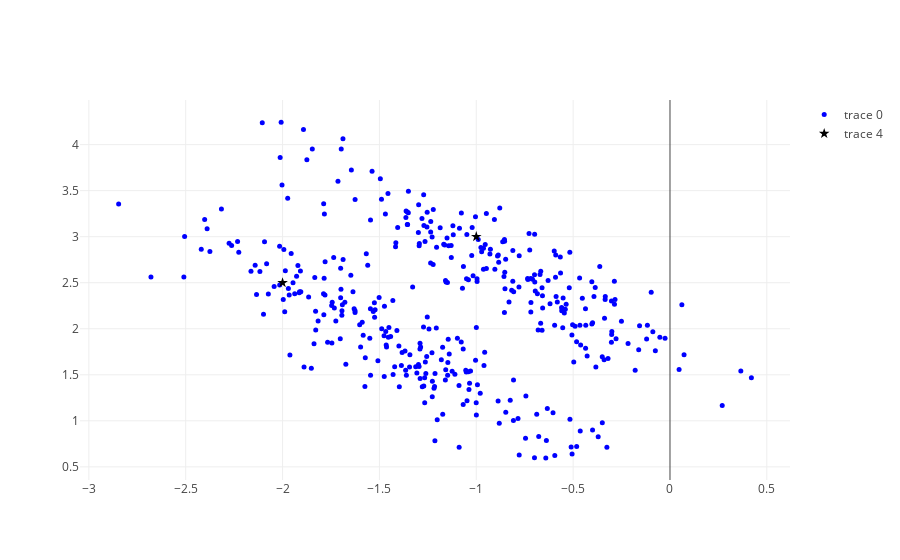
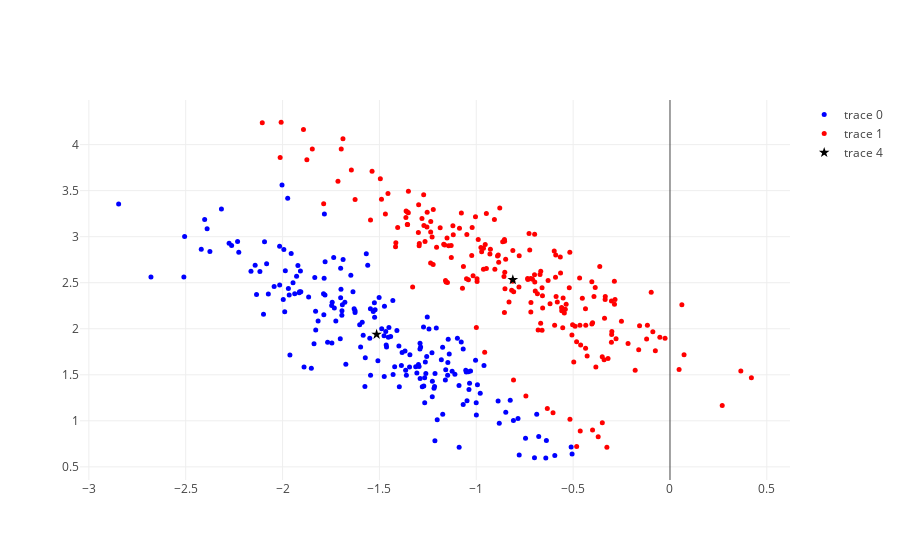
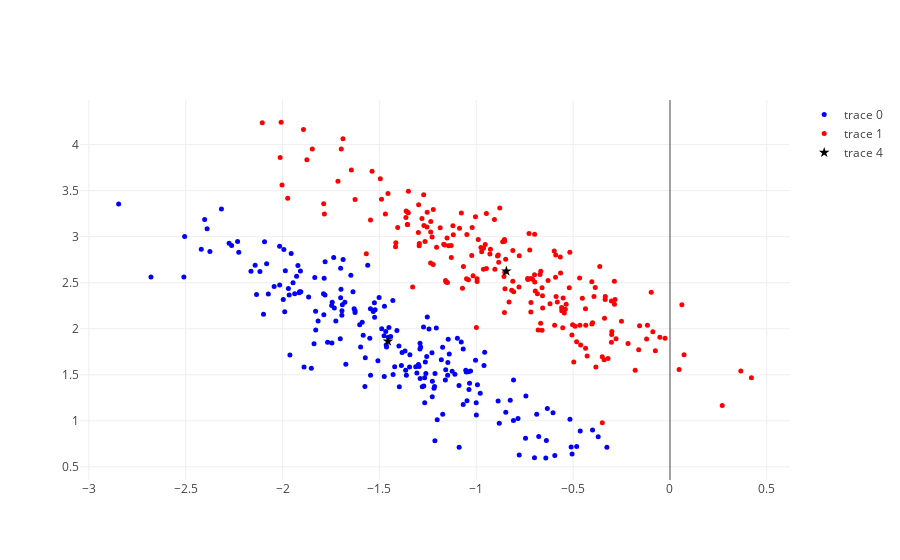
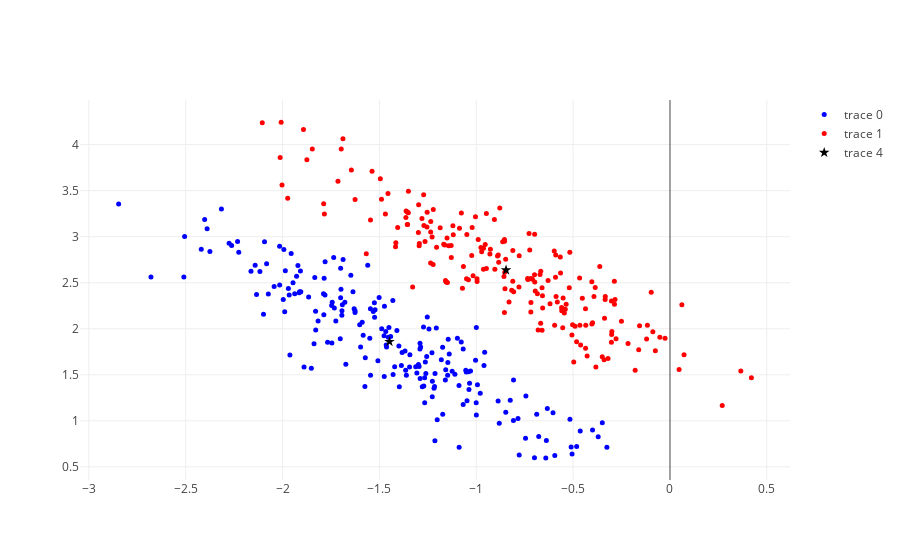

Source (notebook cell) for these figures, in order:
### Code cell
n_iter = 20
n = 400
c = np.zeros((n,1))
d = np.zeros((k,1))

for m in range(n_iter):
    A = np.where(c==0)
    B = np.where(c==1)
    scatter = go.Scatter(
    x = X[A[0],0],
    y = X[A[0],1],
    mode='markers',
    marker=dict(
            size=5,
            symbol='circle',
            color='blue',
            opacity=1
        )
    )
    scatter1 = go.Scatter(
        x = X[B[0],0],
        y = X[B[0],1],
        mode='markers',
        marker=dict(
            size=5,
            symbol='circle',
            color='red',
            opacity=1
        )
    )

    
    scatter4 = go.Scatter(
        x = centers[:,0],
        y = centers[:,1],
        mode='markers',
        marker=dict(
            size=8,
            symbol='star',
            color='black',
            opacity=1
        )
    )
    # Above code is for scatter plot of every iteration.

    data = [scatter,scatter1,scatter2,scatter3,scatter4]
    iplot(data, filename='fig0')
    # Assign clusters
    for i in range(n):
        d[0] = (X[i,:] - centers[0,:])@Sigma1@(X[i,:] - centers[0,:]).T
        d[1] = (X[i,:] - centers[1,:])@Sigma2@(X[i,:] - centers[1,:]).T
        c[i] = np.argmin(d)
    data = []
    
    # Compute Means and ellipsoids
    A = np.where(c==0)
    centers[0,:] = np.mean(X[A[0],:],0)
    Sigma1 = np.linalg.pinv(np.cov(X[A[0],:].T))
    A = np.where(c==1)
    centers[1,:] = np.mean(X[A[0],:],0)
    Sigma2 = np.linalg.pinv(np.cov(X[A[0],:].T))

### Figure 1 — Plotly figure (JSON) as saved in the notebook; plotly's stock layout.template omitted (floating-point values rounded to 4 significant figures; data arrays with more than 128 entries replaced by an {"elided": "..."} marker saying what was removed)
{"data": [{"marker": {"color": "blue", "opacity": 1, "size": 5, "symbol": "circle"}, "mode": "markers", "type": "scatter", "uid": "2df3666f-98cb-469d-86be-27428ec824ba", "x": {"elided": "400 float values"}, "y": {"elided": "400 float values"}}, {"marker": {"color": "red", "opacity": 1, "size": 5, "symbol": "circle"}, "mode": "markers", "type": "scatter", "uid": "e4f4b7de-700b-4604-9a55-2474505a2180", "x": [], "y": []}, {"marker": {"color": "green", "opacity": 1, "size": 5, "symbol": "circle"}, "mode": "markers", "type": "scatter", "uid": "f6c71952-29c2-40aa-ad4f-528e2c6e11f7", "x": [], "y": []}, {"marker": {"color": "yellow", "opacity": 1, "size": 5, "symbol": "circle"}, "mode": "markers", "type": "scatter", "uid": "85cc9e96-5115-4a9d-8c19-dca55041711f", "x": [], "y": []}, {"marker": {"color": "black", "opacity": 1, "size": 8, "symbol": "star"}, "mode": "markers", "type": "scatter", "uid": "48d07412-0a88-4659-8ec4-d0d05a3152f3", "x": [-2, -1], "y": [2.5, 3]}], "layout": {}}

### Figure 2 — Plotly figure (JSON) as saved in the notebook; plotly's stock layout.template omitted (floating-point values rounded to 4 significant figures; data arrays with more than 128 entries replaced by an {"elided": "..."} marker saying what was removed)
{"data": [{"marker": {"color": "blue", "opacity": 1, "size": 5, "symbol": "circle"}, "mode": "markers", "type": "scatter", "uid": "fab3220f-9b06-4846-8637-76b29b3d355f", "x": {"elided": "191 float values"}, "y": {"elided": "191 float values"}}, {"marker": {"color": "red", "opacity": 1, "size": 5, "symbol": "circle"}, "mode": "markers", "type": "scatter", "uid": "2992b9fd-cd90-44be-8fbd-6120b982e2c2", "x": {"elided": "209 float values"}, "y": {"elided": "209 float values"}}, {"marker": {"color": "green", "opacity": 1, "size": 5, "symbol": "circle"}, "mode": "markers", "type": "scatter", "uid": "1494fe2a-1ad0-4c8b-adb1-7b00ed8c5608", "x": [], "y": []}, {"marker": {"color": "yellow", "opacity": 1, "size": 5, "symbol": "circle"}, "mode": "markers", "type": "scatter", "uid": "d4e5f031-b95a-417f-af94-96ca69ea112c", "x": [], "y": []}, {"marker": {"color": "black", "opacity": 1, "size": 8, "symbol": "star"}, "mode": "markers", "type": "scatter", "uid": "d6712214-e562-496f-8144-ace561e59ad5", "x": [-1.515, -0.8114], "y": [1.939, 2.532]}], "layout": {}}

### Figure 3 — Plotly figure (JSON) as saved in the notebook; plotly's stock layout.template omitted (floating-point values rounded to 4 significant figures; data arrays with more than 128 entries replaced by an {"elided": "..."} marker saying what was removed)
{"data": [{"marker": {"color": "blue", "opacity": 1, "size": 5, "symbol": "circle"}, "mode": "markers", "type": "scatter", "uid": "e46d95d9-6fcc-42d8-a795-aeddf0ab3bbf", "x": {"elided": "198 float values"}, "y": {"elided": "198 float values"}}, {"marker": {"color": "red", "opacity": 1, "size": 5, "symbol": "circle"}, "mode": "markers", "type": "scatter", "uid": "02622563-5393-4007-a6fc-acb70ce65d96", "x": {"elided": "202 float values"}, "y": {"elided": "202 float values"}}, {"marker": {"color": "green", "opacity": 1, "size": 5, "symbol": "circle"}, "mode": "markers", "type": "scatter", "uid": "33901c10-c189-45d5-8cfb-09ea98a16207", "x": [], "y": []}, {"marker": {"color": "yellow", "opacity": 1, "size": 5, "symbol": "circle"}, "mode": "markers", "type": "scatter", "uid": "f0865536-a839-4613-b5c1-af549db411b4", "x": [], "y": []}, {"marker": {"color": "black", "opacity": 1, "size": 8, "symbol": "star"}, "mode": "markers", "type": "scatter", "uid": "48517eb1-4b0a-4513-b212-59a0ee0fb490", "x": [-1.456, -0.8446], "y": [1.864, 2.626]}], "layout": {}}

### Figure 4 — Plotly figure (JSON) as saved in the notebook; plotly's stock layout.template omitted (floating-point values rounded to 4 significant figures; data arrays with more than 128 entries replaced by an {"elided": "..."} marker saying what was removed)
{"data": [{"marker": {"color": "blue", "opacity": 1, "size": 5, "symbol": "circle"}, "mode": "markers", "type": "scatter", "uid": "93790174-3014-444c-b2d4-14d6001a0071", "x": {"elided": "200 float values"}, "y": {"elided": "200 float values"}}, {"marker": {"color": "red", "opacity": 1, "size": 5, "symbol": "circle"}, "mode": "markers", "type": "scatter", "uid": "58330618-37ff-4c5f-ac82-3915579e1021", "x": {"elided": "200 float values"}, "y": {"elided": "200 float values"}}, {"marker": {"color": "green", "opacity": 1, "size": 5, "symbol": "circle"}, "mode": "markers", "type": "scatter", "uid": "0d0da8d3-32e0-4926-9df4-cb3f7c1e9a98", "x": [], "y": []}, {"marker": {"color": "yellow", "opacity": 1, "size": 5, "symbol": "circle"}, "mode": "markers", "type": "scatter", "uid": "6bcbde5a-82d9-4d44-8ff1-79bc436ebe72", "x": [], "y": []}, {"marker": {"color": "black", "opacity": 1, "size": 8, "symbol": "star"}, "mode": "markers", "type": "scatter", "uid": "df14ba65-288a-4982-bd9f-0f2ad93b5eba", "x": [-1.448, -0.8463], "y": [1.86, 2.637]}], "layout": {}}
